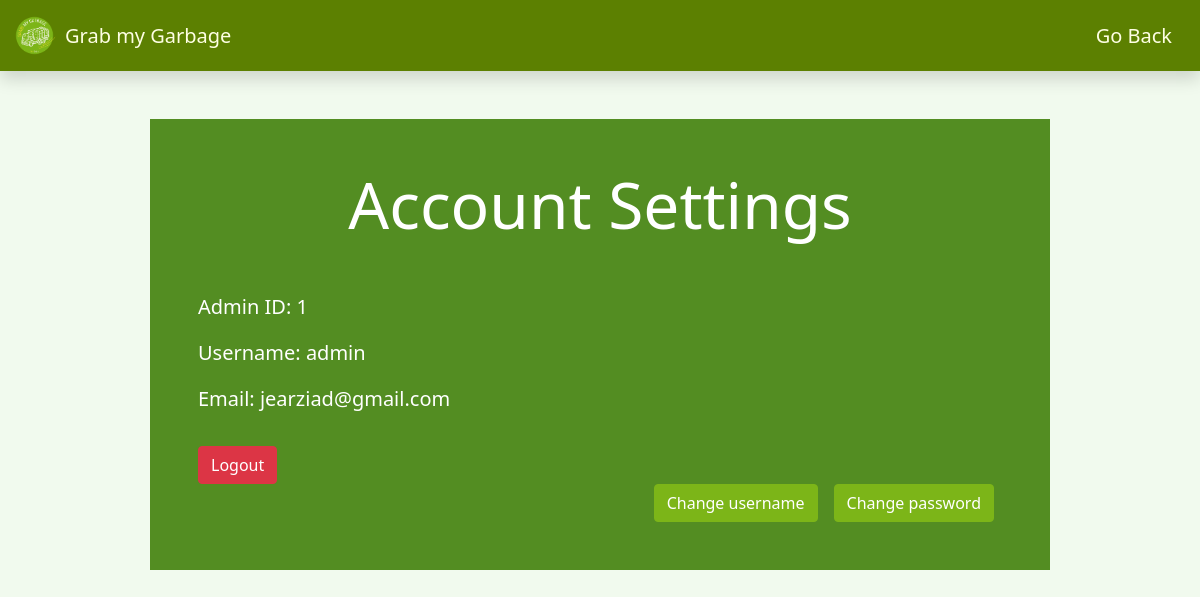
/admin/settings.php (signed in), run on the app's committed database.
### tables this page shows
CREATE TABLE `adminacc_detail` (
  `adminid` int(10) UNSIGNED NOT NULL,
  `username` varchar(255) NOT NULL,
  `password` varchar(255) NOT NULL,
  `email` varchar(255) NOT NULL,
  `admincode` varchar(255) NOT NULL
);

### admin/settings.php (the view, shortened to what this page needs)
<?php
$db = new Database();
$connection = $db->getConnect();
$username = $_SESSION['username'];
?>
<!DOCTYPE html>
<html lang="en">
<head>
    <link href="https://cdn.jsdelivr.net/npm/bootstrap@5.0.2/dist/css/bootstrap.min.css" rel="stylesheet">
    <link rel="stylesheet" type="text/css" href="../styles.css">
</head>
<body>
<nav class="shadow navbar custom-navbar sticky-top">
    <div class="container-fluid">
        <a class="navbar-brand d-flex align-items-center" href="index.php">
            <img src="../assets/logo.png" width="45" height="45" class="d-inline-block align-middle me-2">
            Grab my Garbage
        </a>
        <ul class="navbar-nav flex-row flex-wrap bd-navbar-nav">
            <li class="nav-item col-6 col-lg-auto">
                <a class="navbar-brand d-flex align-items-center" href="adminmenu.php">Go Back</a>
            </li>
        </ul>
    </div>
</nav>
<div class="container p-5 bg-primary mb-5 w-75 mt-5">
    <h1 class="display-3 text-center text-white mb-5">Account Settings</h1>
    <?php
    $query = 'SELECT username, email, adminid FROM adminacc_detail WHERE username = :username';
    $stmt = $connection->prepare($query);
    $stmt->bindParam(':username', $username);
    $stmt->execute();
    if ($row = $stmt->fetch(PDO::FETCH_ASSOC)) {
        echo '<p class="lead text-white">Admin ID: ' . htmlspecialchars($row['adminid']) . '</p>';
        echo '<p class="lead text-white">Username: ' . htmlspecialchars($row['username']) . '</p>';
        echo '<p class="lead text-white">Email: ' . htmlspecialchars($row['email']) . '</p>';
    } else {
        echo '<p class="text-white text-center">No account details found for this user.</p>';
    }
    ?>
    <form action="logout.php" method="post">
        <button class="btn btn-danger me-md-2 mt-3" type="submit">Logout</button>
    </form>
    <div class="d-grid gap-2 d-md-flex justify-content-md-end">
        <a class="btn btn-primary me-md-2" type="button" href="updateusername.php">Change username</a>
        <a class="btn btn-primary me-md-2" type="button" href="sendotp.php">Change password</a>
    </div>
</div>
</body>
</html>

### styles.css (style rules this page uses)
* { scroll-behavior: smooth; }
body { background-color: #f1faee; }
.btn-primary { background-color: #7cb518 !important; border-color: #7cb518 !important; }
.custom-navbar { background-color: #5c8001; }
.custom-navbar .navbar-brand { color: #fefee3; }
.bg-primary { background-color: #538d22 !important; }

### data on the page
adminacc_detail: adminid "1", username "admin", email "jearziad@gmail.com"
